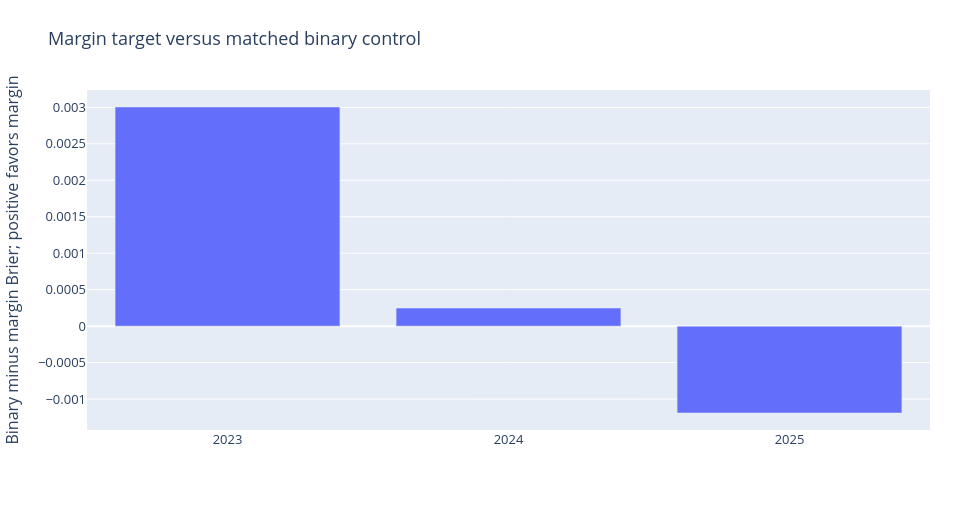

Notebook code cell kept with this figure:
### Markdown cell above
The margin candidate improves the reference in all three years. That does not imply it always beats the matched binary control: the binary control is better in 2025. The pooled target advantage is **0.0006872**, while the overall gain against the core is **0.0009077**. Both comparisons matter.

### Code cell
chart('women_objective_ablation', 'Margin target versus matched binary control', years.year.tolist(), {'Margin advantage': (years.binary-years.margin).tolist()}, 'Binary minus margin Brier; positive favors margin')

### Figure 1 — Plotly figure (JSON) as saved in the notebook; plotly's stock layout.template omitted (floating-point values rounded to 4 significant figures)
{"data": [{"name": "Margin advantage", "type": "bar", "x": ["2023", "2024", "2025"], "y": [0.003005, 0.0002477, -0.001191]}], "layout": {"barmode": "group", "font": {"size": 13}, "height": 530, "legend": {"orientation": "h", "y": -0.23}, "margin": {"b": 100, "l": 80, "r": 30, "t": 90}, "title": {"text": "Margin target versus matched binary control"}, "width": 960, "xaxis": {"type": "category"}, "yaxis": {"title": {"text": "Binary minus margin Brier; positive favors margin"}}}}
